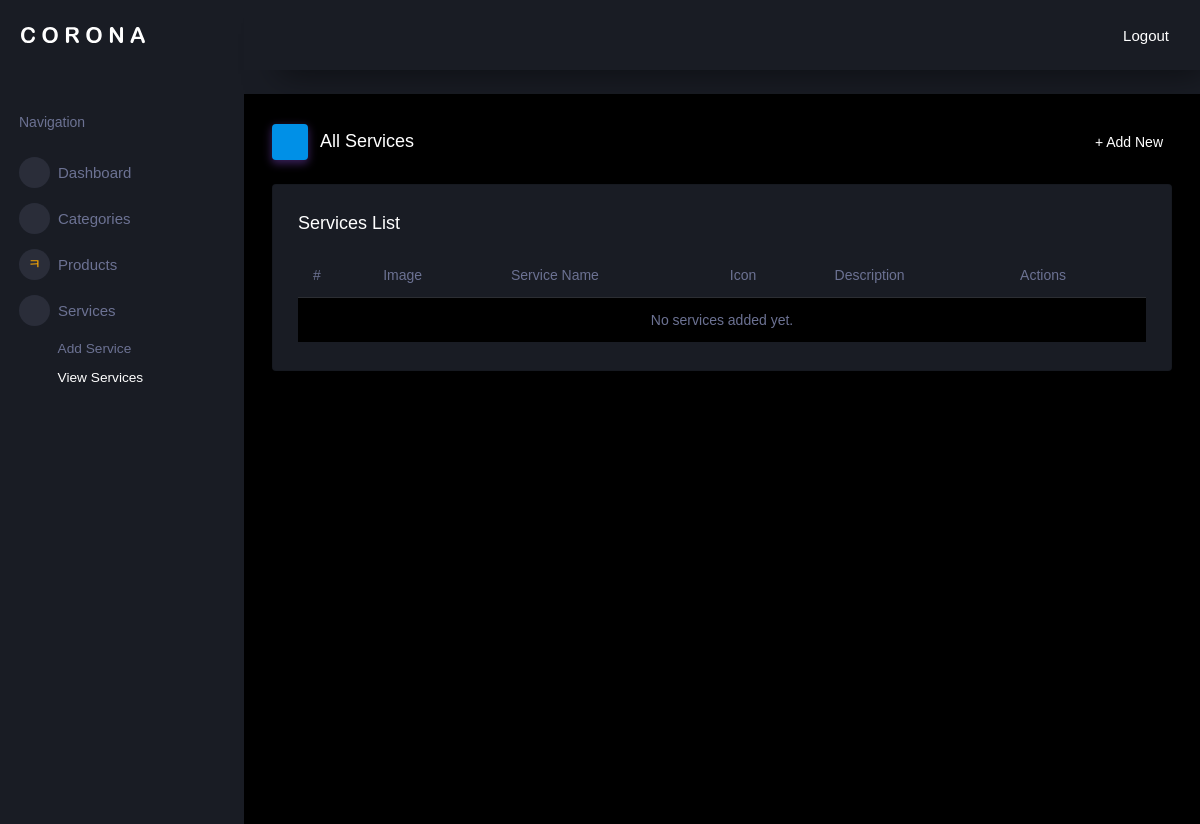
/Store/view_services/, run on an earlier commit of the app's database.
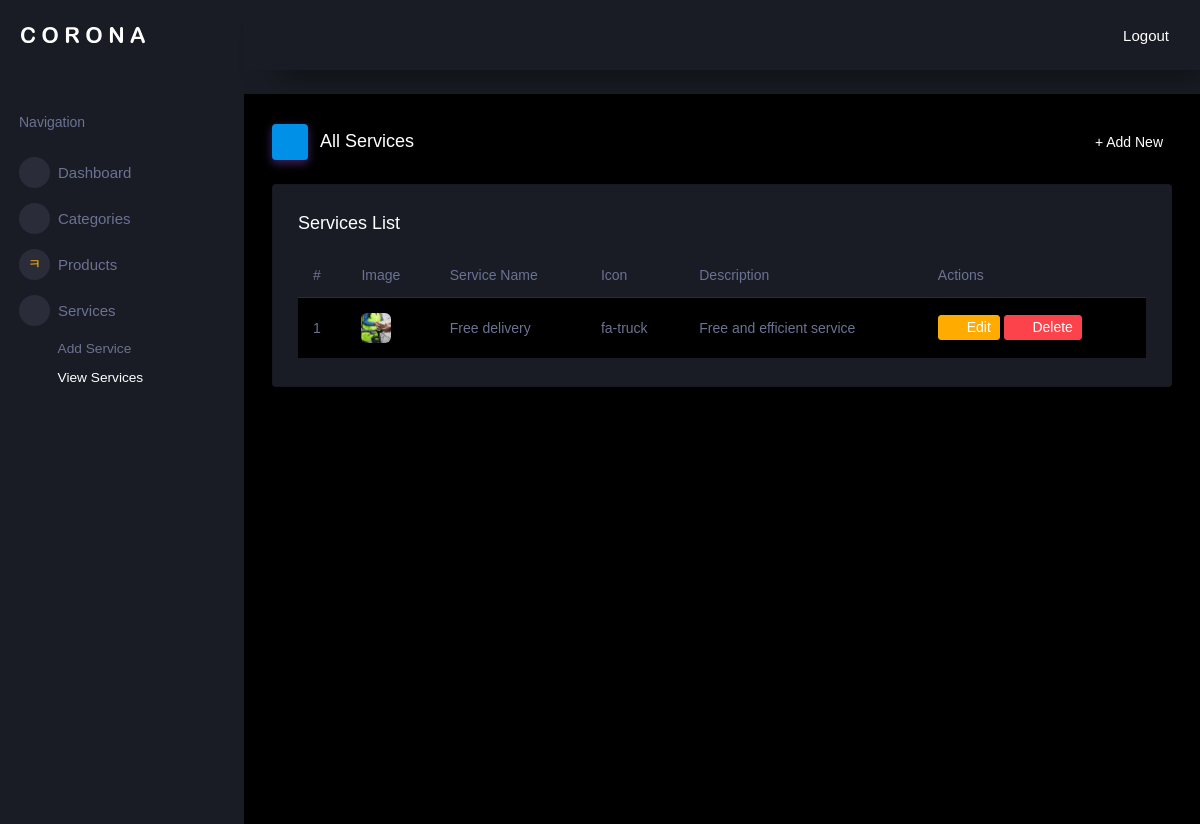
And on a later commit of the database.
### Adminapp/models.py (models this page shows, shortened)
class ServiceDb(models.Model):
    Service_name  = models.CharField(max_length=200, null=True, blank=True)
    Description   = models.TextField(null=True, blank=True)
    Icon          = models.CharField(max_length=100, null=True, blank=True, help_text="Font Awesome icon class e.g. fa-truck")
    ServiceImage  = models.ImageField(upload_to='service_images/', null=True, blank=True)

### Adminapp/views.py (the view)
# urls.py: path('view_services/',           views.view_services_admin,    name='view_services'),
def view_services_admin(request):
    services = ServiceDb.objects.all()
    return render(request, "view_service.html", {'services': services})

### Adminapp/templates/view_service.html (shortened to what the changed rows need)
<<!DOCTYPE html>
{% load static %}
<html lang="en">
<head>
    <link rel="stylesheet" href="{% static 'assets/vendors/mdi/css/materialdesignicons.min.css' %}">
    <link rel="stylesheet" href="{% static 'assets/vendors/css/vendor.bundle.base.css' %}">
    <link rel="stylesheet" href="{% static 'assets/css/style.css' %}">
</head>
<body>
<div class="container-scroller">
    <div class="container-fluid page-body-wrapper">
        <div class="main-panel">
            <div class="content-wrapper">
                <div class="row">
                    <div class="col-lg-12 grid-margin stretch-card">
                        <div class="card">
                            <div class="card-body">
                                <div class="table-responsive">
                                    <table class="table table-striped">
                                        <thead>
                                            <tr>
                                                <th>#</th>
                                                <th>Image</th>
                                                <th>Service Name</th>
                                                <th>Icon</th>
                                                <th>Description</th>
                                                <th>Actions</th>
                                            </tr>
                                        </thead>
                                        <tbody>
                                            {% for service in services %}
                                            <tr>
                                                <td>{{ forloop.counter }}</td>
                                                <td>
                                                    {% if service.ServiceImage %}
                                                        <img src="{{ service.ServiceImage.url }}" alt="" width="60" height="60" style="object-fit:cover; border-radius:6px;">
                                                    {% else %}
                                                        <span class="text-muted">No image</span>
                                                    {% endif %}
                                                </td>
                                                <td>{{ service.Service_name }}</td>
                                                <td><i class="fa {{ service.Icon }}"></i> {{ service.Icon }}</td>
                                                <td>{{ service.Description|truncatechars:60 }}</td>
                                                <td>
                                                    <a href="{% url 'edit_service' service.id %}" class="btn btn-warning btn-sm">
                                                        <i class="mdi mdi-pencil"></i> Edit
                                                    </a>
                                                    <a href="{% url 'delete_service' service.id %}" class="btn btn-danger btn-sm"
                                                       onclick="return confirm('Delete this service?')">
                                                        <i class="mdi mdi-delete"></i> Delete
                                                    </a>
                                                </td>
                                            </tr>
                                            {% empty %}
                                            <tr>
                                                <td colspan="6" class="text-center text-muted">No services added yet.</td>
                                            </tr>
                                            {% endfor %}
                                        </tbody>
                                    </table>
                                </div>
                            </div>
                        </div>
                    </div>
                </div>
            </div>
        </div>
    </div>
</div>
</body>
</html>

What changed in the data, as far as the page shows it:
added ServiceDb: ServiceImage (picture), Service_name "Free delivery", Icon "fa-truck", Description "Free and efficient service"
Also different on the page:
text no longer shown: "No services added yet."
